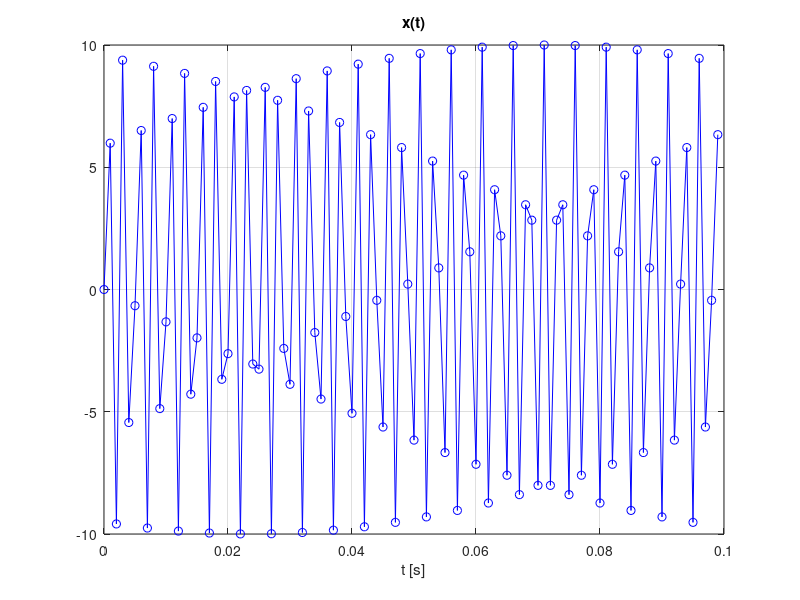
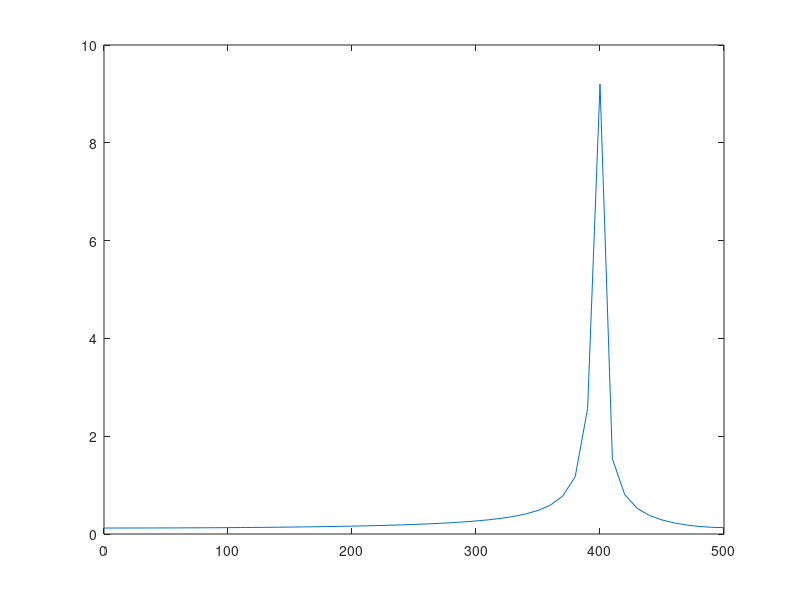

Here is the MATLAB script that generated these plots, in order:
% cps_06_fftapp1_start.m
clear all; close all; % "mycie rak"
fpr = 1000; % czestotliwosc probkowania (Hz)
N = 100; % liczba probek sygnalu, 100 lub 1000
dt=1/fpr; t=dt*(0:N-1); % chwile probkowania sygnalu, os czasu
% Signal
f0=125; x = 10 * sin(2*10*f0*t); % sygnal o czestotliwosciach f0 = 50,100,125,200 Hz
figure; plot(t,x,'bo-'); xlabel('t [s]'); title('x(t)'); grid; pause
% FFT spectrum
X = fft(x); % FFT
f = fpr/N *(0:N-1); % os czestotliwosci
figure; plot(f,1/N*abs(X),'bo-'); xlabel('f [Hz]'); title('|X(k)|'); grid; pause

k = 1:N/2+1;
plot(f(k),2/N*abs(X(k)));


pause; close all;